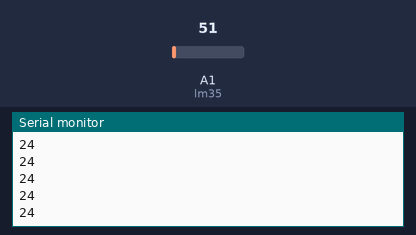
Bench run of a sketch on a simulated Arduino Uno, built with avr-gcc and run on an emulated ATmega328P. Parts: the last lines printed to the serial monitor. The inputs (shaded band) are chosen by the test bench; at power-on: A1 (lm35) = 51.

Above: at 1.2 s.
1.3 s: A1 (lm35) set to 61
At 2.0 s:
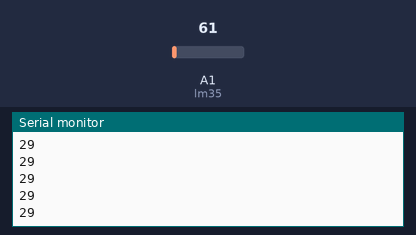
2.8 s: A1 (lm35) set to 71
At 3.4 s:
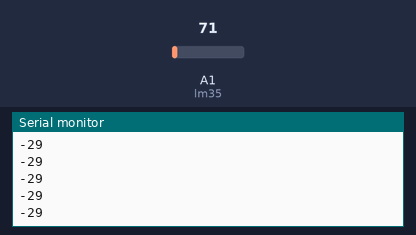
Timing chart, 0 to 5.8 s (numbered marks = the images above; inputs shaded):
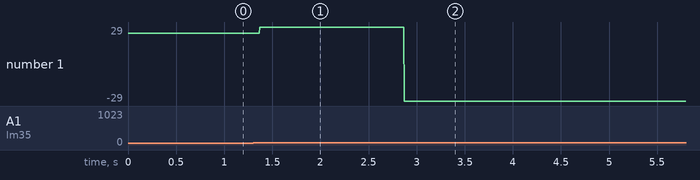

Measured:
- after the input at 1.3 s, the serial monitor: prints a new line after 0.07 s (image 1)
- after the input at 2.8 s, the serial monitor: prints a new line after 0.07 s (image 2)
- plotted number 1: 24 → 29 after the input at 1.3 s, 29 → -29 after the input at 2.8 s

The sketch:

Lm35.ino
```cpp
int lm35 = 1;
int temperatura;

void setup() {
  pinMode(lm35,INPUT);
  Serial.begin(9600);
}
void loop() {
  temperatura = (analogRead(lm35)*500)/1023;
  Serial.println(temperatura);
}
```
